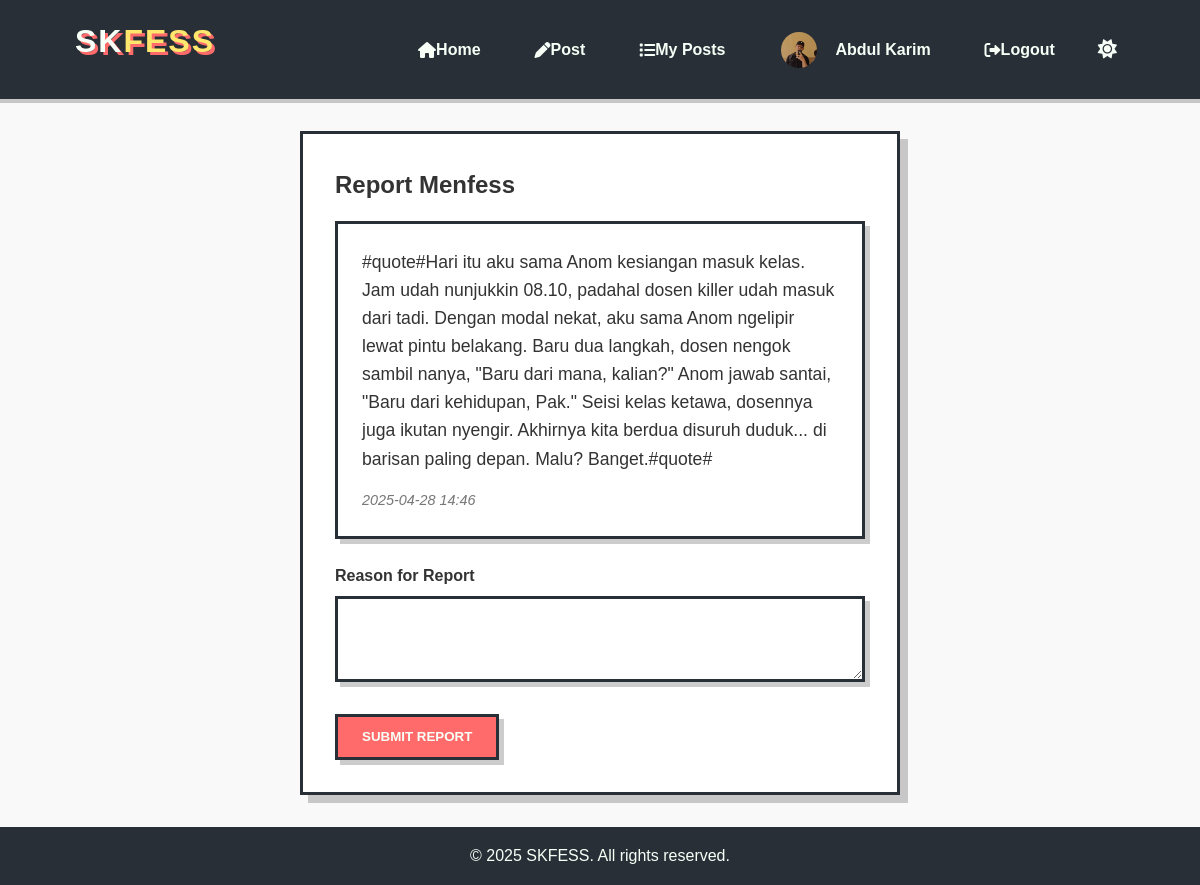
/report-menfess/6 (signed in), run on the app's committed database.
### app.py (models this page shows, shortened)
class User(db.Model, UserMixin):
    id = db.Column(db.Integer, primary_key=True)
    username = db.Column(db.String(80), unique=True, nullable=False)
    email = db.Column(db.String(120), unique=True, nullable=False)
    password = db.Column(db.String(200), nullable=False)
    role = db.Column(db.String(20), default='user')  # user, moderator, admin
    is_suspended = db.Column(db.Boolean, default=False)
    created_at = db.Column(db.DateTime, default=datetime.utcnow)
    menfesses = db.relationship('Menfess', backref='author', lazy=True)
    theme_preference = db.Column(db.String(10), default='light')  # light or dark
    profile_picture = db.Column(db.String(200), default='default.png')
    comments = db.relationship('Comment', backref='author', lazy=True)

class Menfess(db.Model):
    id = db.Column(db.Integer, primary_key=True)
    content = db.Column(db.Text, nullable=False)
    is_approved = db.Column(db.Boolean, default=False)
    created_at = db.Column(db.DateTime, default=datetime.utcnow)
    user_id = db.Column(db.Integer, db.ForeignKey('user.id'), nullable=False)
    category_id = db.Column(db.Integer, db.ForeignKey('category.id'))
    reports = db.relationship('Report', backref='menfess', lazy=True, cascade="all, delete-orphan")
    likes = db.relationship('Like', backref='menfess', lazy=True, cascade="all, delete-orphan")
    comments = db.relationship('Comment', backref='menfess', lazy=True, cascade="all, delete-orphan")
    voice_note = db.Column(db.String(200), nullable=True)
    display_name = db.Column(db.String(100), nullable=True)

### app.py (the view, shortened to what this page needs)
@app.route('/report-menfess/<int:id>', methods=['GET', 'POST'])
@login_required
def report_menfess(id):
    menfess = Menfess.query.get_or_404(id)
    return render_template('report_menfess.html', menfess=menfess)

### app.py (called while the page is built)
@login_manager.user_loader
def load_user(user_id):
    return User.query.get(int(user_id))

### templates/report_menfess.html (shortened to what this page needs)
{% extends 'base.html' %}
{% block content %}
    <section class="report-form">
        <h2>Report Menfess</h2>
        <div class="menfess-card">
            <div class="menfess-content">{{ menfess.content }}</div>
            <div class="menfess-meta">
                <span class="menfess-date">{{ menfess.created_at.strftime('%Y-%m-%d %H:%M') }}</span>
            </div>
        </div>
        <form method="POST" action="{{ url_for('report_menfess', id=menfess.id) }}">
            <div class="form-group">
                <label for="reason">Reason for Report</label>
                <textarea id="reason" name="reason" rows="3" required></textarea>
            </div>
            <button type="submit" class="btn">Submit Report</button>
        </form>
    </section>
{% endblock %}

### templates/base.html (shortened to what this page needs)
<!DOCTYPE html>
<html lang="en" data-theme="{% if current_user.is_authenticated %}{{ current_user.theme_preference }}{% else %}light{% endif %}">
<head>
    <link rel="stylesheet" href="{{ url_for('static', filename='css/style.css') }}">
    <link rel="stylesheet" href="https://cdnjs.cloudflare.com/ajax/libs/font-awesome/6.0.0-beta3/css/all.min.css">
</head>
<body>
    <header>
        <div class="container header-container">
            <h1 class="logo"><a href="{{ url_for('index') }}">
                <div class="logo-container">
                    <div class="logo-text">SK<span>FESS</span></div>
                </div>
            </a></h1>
            <nav>
                <ul id="nav-menu">
                    <li><a href="{{ url_for('index') }}"><i class="fas fa-home"></i> Home</a></li>
                    {% if current_user.is_authenticated %}
                        <li><a href="{{ url_for('post_menfess') }}"><i class="fas fa-pen"></i> Post</a></li>
                        <li><a href="{{ url_for('my_menfesses') }}"><i class="fas fa-list"></i> My Posts</a></li>
                        <li>
                            <a href="{{ url_for('profile') }}" class="profile-link">
                                <img src="{{ url_for('profile_pic', filename=current_user.profile_picture) }}" alt="{{ current_user.username }}" class="profile-pic-small">
                                {{ current_user.username }}
                            </a>
                        </li>
                        <li><a href="{{ url_for('logout') }}"><i class="fas fa-sign-out-alt"></i> Logout</a></li>
                    {% else %}
                        <li><a href="{{ url_for('login') }}"><i class="fas fa-sign-in-alt"></i> Login</a></li>
                        <li><a href="{{ url_for('register') }}"><i class="fas fa-user-plus"></i> Register</a></li>
                    {% endif %}
                    <li>
                        <button id="theme-toggle" class="theme-toggle">
                            <i class="fas fa-sun light-icon"></i>
                        </button>
                    </li>
                </ul>
            </nav>
        </div>
    </header>
    <main class="container">
        {% block content %}{% endblock %}
    </main>
    <footer>
        <div class="container">
            <p>&copy; 2025 SKFESS. All rights reserved.</p>
        </div>
    </footer>
</body>
</html>

### data on the page
User: profile_picture (picture), username "Abdul Karim"
Menfess: content "#quote#Hari itu aku sama Anom kesiangan masuk kelas. Jam udah nunjukkin 08.10, padahal dosen killer udah masuk dari tadi. Dengan modal nekat, aku sama Anom ngelipir lewat pintu belakang. Baru dua langkah, dosen nengok sambil nanya, \"Baru dari mana, kalian?\" Anom jawab santai, \"Baru dari kehidupan, Pak.\" Seisi kelas ketawa, dosennya juga ikutan nyengir. Akhirnya kita berdua disuruh duduk... di barisan paling depan. Malu? Banget.#quote#", created_at "2025-04-28 14:46"
